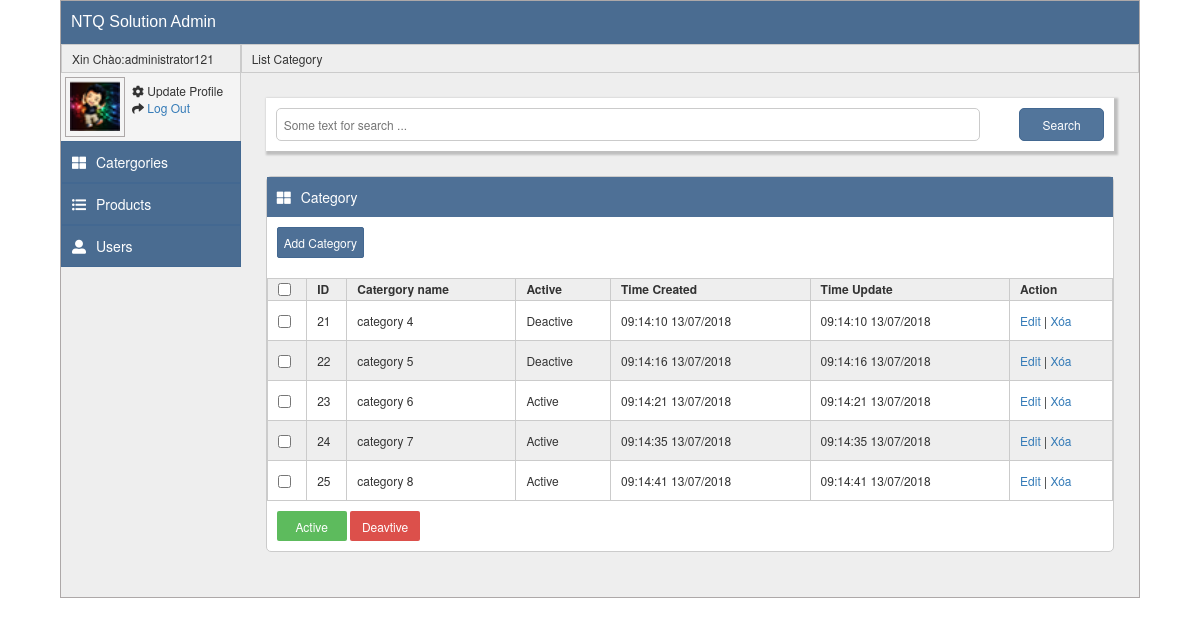
The app's page /category/index (signed in) with its own data.
### tables this page shows
CREATE TABLE `category` (
  `id` int(11) NOT NULL,
  `name_cate` varchar(255) NOT NULL,
  `status` int(11) DEFAULT '0',
  `time_create` int(11) DEFAULT NULL,
  `time_update` int(11) DEFAULT NULL
);

### index.php (called while the page is built, shortened)
<?php
require_once(__LIB_PATH."View.php");
require_once(__LIB_PATH."Model.php");
$bootstrap= new Bootstrap;
?>

### libs/Model.php (called while the page is built, shortened)
<?php
class Model{
	protected $DB_HOST = __HOST;
	protected $DB_NAME = __DB_NAME;
	protected $DB_USER = __USER;
	protected $DB_PASSWORD = __PASS;
	protected $conn;
    public function __construct(){
		if ($this->conn == NULL){
	       	$this->conn = mysqli_connect($this->DB_HOST,$this->DB_USER,$this->DB_PASSWORD,$this->DB_NAME) or die ('Lỗi kết nối');
	        mysqli_set_charset($this->conn, 'UTF8');
	    }
	}
	public function query($sql){
		$this->result = mysqli_query($this->conn,$sql);
	}
	public function select($table, $where='')
	{
		$sql="select * from $table $where";
		$this->query($sql);
	}
}
?>

### models/category_Model.php (called while the page is built, shortened)
<?php
class category_Model extends Model
{
	public $table = "category";
	public function getdata(){
		$this->select($this->table);
		if($this->num_rows()==0){
         return false;
		}else{
		return true;
		}
	}
}
 ?>

### views/category/index.php (the view, shortened to what this page needs)
<p class="main__right-catergory__breadcum">List Category</p>
	<div class="main__right-catergory__list js_catergory_list">
		<div class="main__right-catergory__content">
		<form action="<?php echo __SITE_PATH."category/search";?>" method="GET" role="form">
			<div class="main__right-catergory__content__search">
				<input type="text" name="search" placeholder="Some text for search ...">
				<button type="submit" class="main__right-catergory__content__button">Search</button>
			</div>
		</form>
		<form action="" method="POST" role="form">
			<div class="main__right-catergory__content__management">
				<div class="main__right-catergory__content__management__head"><i class="fas fa-th-large"></i>Category</div>
				<button type="button"class="main__right-catergory__content__management__button"><a href="<?php echo __SITE_PATH."category/add";?>" title="">Add Category</a></button>
				<table>
					<tbody>
						<tr>
							<th>
								<input type="checkbox" id="toggle" value="select" onClick="do_this()" />
							</th>
							<th>ID</th>
							<th>Catergory name</th>
							<th>Active</th>
							<th>Time Created</th>
							<th>Time Update</th>
							<th>Action</th>
						</tr>
						<?php foreach ($data as $row ): ?>
						<tr>
							<td><input type="checkbox" name="checkid[]" value="<?php echo $row['id']; ?>" ></td>
							<td><?php echo $row['id']; ?></td>
							<td> <?php echo $row['name_cate']; ?> </td>
							<td><?php echo $row['status'] == 0 ?  "Active" : "Deactive"; ?></td>
							<td><?php echo date("H:i:s d/m/Y",$row['time_create']); ?></td>
							<td><?php echo date("H:i:s d/m/Y",$row['time_update']); ?></td>
							<td>
								<a class="" href="<?php echo __SITE_PATH."category/edit/".$row['id'];?>">Edit</a> |
								<a href="<?php echo __SITE_PATH."category/delete/".$row['id'];?>" class="">Xóa</a>
							</td>
						</tr>
						<?php endforeach ?>
					</tbody>
				</table>
				<button type="submit" name="active" value="active" class="main__right-catergory__content__management__button_accept">Active
				</button>
				<button type="submit" name="deactive" value="deactive" class="main__right-catergory__content__management__button_deaccept">Deavtive</button>
			</div>
		</form>
		</div>
	</div>

### public/css/main.css (style rules this page uses)
* { margin: 0; padding: 0; }
button.main__right-catergory__content__management__button a { color: white; text-decoration: none; }
.body_m .main .main__right-catergory__breadcum { border: 1px solid #cbcbcb; padding: 5px 10px; margin: 0; }
.body_m .main .main__right-catergory__content { padding: 25px; }
.body_m .main .main__right-catergory__content__search { background: #fff; box-shadow: 2px 2px 2px 2px rgba(0, 0, 0, 0.2); padding: 10px; position: relative; margin-bottom: 25px; }
.body_m .main .main__right-catergory__content__search input { width: 85%; padding: 7px; color: #ada8a8; margin-right: 2%; border: 1px solid #cbcbcb; border-radius: 5px; }
.body_m .main .main__right-catergory__content__search button { position: absolute; padding: 7px; width: 10%; right: 10px; background: #52759b; border: 1px solid #436891; border-radius: 5px; color: #fff; }
.body_m .main .main__right-catergory__content__management { width: 100%; height: auto; border: 1px solid #cbcbcb; margin-bottom: 20px; border-radius: 5px; background: #fff; }
.body_m .main .main__right-catergory__content__management__head { padding: 10px; background: #4e7096; color: #fff; font-size: 14px; margin-bottom: 10px; }
.body_m .main .main__right-catergory__content__management__head i { margin-right: 10px; }
.body_m .main .main__right-catergory__content__management__button { color: #fff; padding: 6px; font-size: 12px; background: #4e7096; border: 1px solid #436891; border-radius: 2px; margin-left: 10px; margin-bottom: 20px; }
.body_m .main .main__right-catergory__content__management table { margin-bottom: 10px; width: 100%; height: auto; border: 1px solid #cbcbcb; text-align: left; }
.body_m .main .main__right-catergory__content__management table tr { height: 40px; border-bottom: 1px solid #cbcbcb; }
.body_m .main .main__right-catergory__content__management table tr th, .body_m .main .main__right-catergory__content__management table tr td { border-right: 1px solid #cbcbcb; padding-left: 10px; }
.body_m .main .main__right-catergory__content__management table tr:first-child { height: 20px; }
.body_m .main .main__right-catergory__content__management table tr:first-child th { text-align: left; }
.body_m .main .main__right-catergory__content__management table tr:nth-child(2n+1) { background: #eee; }
.body_m .main .main__right-catergory__content__management__button_accept { margin-bottom: 10px; width: 70px; height: 30px; color: #fff; text-align: center; border: none; border-radius: 2px; background: #5dbb5d; margin-left: 10px; }
.body_m .main .main__right-catergory__content__management__button_deaccept { margin-bottom: 10px; width: 70px; height: 30px; color: #fff; text-align: center; border: none; border-radius: 2px; background: #dc504b; }

### records on screen
category: id "21", name_cate "category 4", status "Deactive", time_create "09:14:10 13/07/2018", time_update "09:14:10 13/07/2018"
category: id "22", name_cate "category 5", status "Deactive", time_create "09:14:16 13/07/2018", time_update "09:14:16 13/07/2018"
category: id "23", name_cate "category 6", status "Active", time_create "09:14:21 13/07/2018", time_update "09:14:21 13/07/2018"
category: id "24", name_cate "category 7", status "Active", time_create "09:14:35 13/07/2018", time_update "09:14:35 13/07/2018"
category: id "25", name_cate "category 8", status "Active", time_create "09:14:41 13/07/2018", time_update "09:14:41 13/07/2018"

### other values on screen
Session::get("user") "administrator121"
